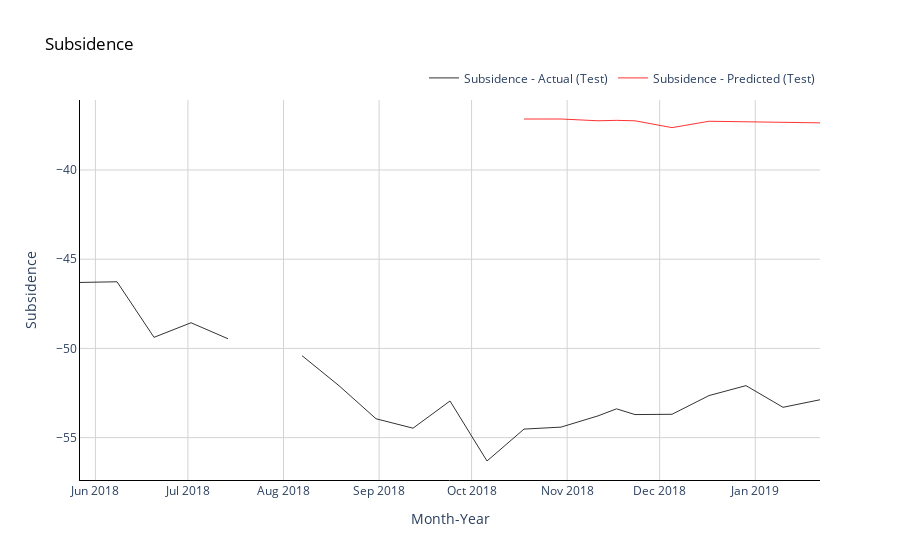

Here is the notebook cell this chart was saved with:
### Code cell
# Plot subsidence (actual and predicted) for test (out of time) data
fig = go.Figure()
fig.add_trace(go.Scatter(x=np.array(df_train.columns),
                         y=np.array(df_train.values).flatten(),
                         mode='lines',
                         name='Subsidence - Actual (Train)',
                         opacity=0.8,
                         line=dict(color='blue', width=1)
                        ))

#Trace for actual subsidence
fig.add_trace(go.Scatter(x=np.array(df_test.columns),
                         y=np.array(df_test.values).flatten(),
                         mode='lines',
                         name='Subsidence - Actual (Test)',
                         opacity=0.8,
                         line=dict(color='black', width=1)
                        ))

# Trace for predicted subsidence
fig.add_trace(go.Scatter(x=np.array(df_test.columns[-timestep:]),
                         y=pred_test.flatten(),
                         mode='lines',
                         name='Subsidence - Predicted (Test)',
                         opacity=0.8,
                         line=dict(color='red', width=1)
                        ))

# Change chart background color
fig.update_layout(dict(plot_bgcolor = 'white'))

# Update axes lines
fig.update_xaxes(showgrid=True, gridwidth=1, gridcolor='lightgrey', 
                 zeroline=True, zerolinewidth=1, zerolinecolor='lightgrey', 
                 showline=True, linewidth=1, linecolor='black',
                 title='Month-Year'
                )

fig.update_yaxes(showgrid=True, gridwidth=1, gridcolor='lightgrey', 
                 zeroline=True, zerolinewidth=1, zerolinecolor='lightgrey', 
                 showline=True, linewidth=1, linecolor='black',
                 title='Subsidence'
                )

# Set figure title
fig.update_layout(title=dict(text="Subsidence", font=dict(color='black')),
                  legend=dict(orientation="h", yanchor="bottom", y=1.02, xanchor="right", x=1)
                 )
fig.show()

### Figure 1 — Plotly figure (JSON) as saved in the notebook; plotly's stock layout.template omitted (floating-point values rounded to 4 significant figures)
{"data": [{"line": {"color": "black", "width": 1}, "mode": "lines", "name": "Subsidence - Actual (Test)", "opacity": 0.8, "type": "scatter", "x": ["2018-05-27T00:00:00.000000000", "2018-06-08T00:00:00.000000000", "2018-06-20T00:00:00.000000000", "2018-07-02T00:00:00.000000000", "2018-07-14T00:00:00.000000000", "2018-07-26T00:00:00.000000000", "2018-08-07T00:00:00.000000000", "2018-08-19T00:00:00.000000000", "2018-08-31T00:00:00.000000000", "2018-09-12T00:00:00.000000000", "2018-09-24T00:00:00.000000000", "2018-10-06T00:00:00.000000000", "2018-10-18T00:00:00.000000000", "2018-10-30T00:00:00.000000000", "2018-11-11T00:00:00.000000000", "2018-11-17T00:00:00.000000000", "2018-11-23T00:00:00.000000000", "2018-12-05T00:00:00.000000000", "2018-12-17T00:00:00.000000000", "2018-12-29T00:00:00.000000000", "2019-01-10T00:00:00.000000000", "2019-01-22T00:00:00.000000000"], "y": [-46.3, -46.27, -49.38, -48.56, -49.46, null, -50.41, -52.09, -53.94, -54.47, -52.95, -56.31, -54.52, -54.41, -53.78, -53.39, -53.71, -53.69, -52.64, -52.09, -53.3, -52.88]}, {"line": {"color": "red", "width": 1}, "mode": "lines", "name": "Subsidence - Predicted (Test)", "opacity": 0.8, "type": "scatter", "x": ["2018-10-18T00:00:00.000000000", "2018-10-30T00:00:00.000000000", "2018-11-11T00:00:00.000000000", "2018-11-17T00:00:00.000000000", "2018-11-23T00:00:00.000000000", "2018-12-05T00:00:00.000000000", "2018-12-17T00:00:00.000000000", "2018-12-29T00:00:00.000000000", "2019-01-10T00:00:00.000000000", "2019-01-22T00:00:00.000000000"], "y": [-37.14, -37.14, -37.24, -37.22, -37.24, -37.63, -37.27, -37.31, -37.35, -37.36, -37.14, -37.24, -37.22, -37.24, -37.63, -37.27, -37.31, -37.35, -37.36, -37.33, -37.24, -37.22, -37.24, -37.63, -37.27, -37.31, -37.35, -37.36, -37.33, -37.39]}], "layout": {"legend": {"orientation": "h", "x": 1, "xanchor": "right", "y": 1.02, "yanchor": "bottom"}, "plot_bgcolor": "white", "title": {"font": {"color": "black"}, "text": "Subsidence"}, "xaxis": {"gridcolor": "lightgrey", "gridwidth": 1, "linecolor": "black", "linewidth": 1, "showgrid": true, "showline": true, "title": {"text": "Month-Year"}, "zeroline": true, "zerolinecolor": "lightgrey", "zerolinewidth": 1}, "yaxis": {"gridcolor": "lightgrey", "gridwidth": 1, "linecolor": "black", "linewidth": 1, "showgrid": true, "showline": true, "title": {"text": "Subsidence"}, "zeroline": true, "zerolinecolor": "lightgrey", "zerolinewidth": 1}}}
